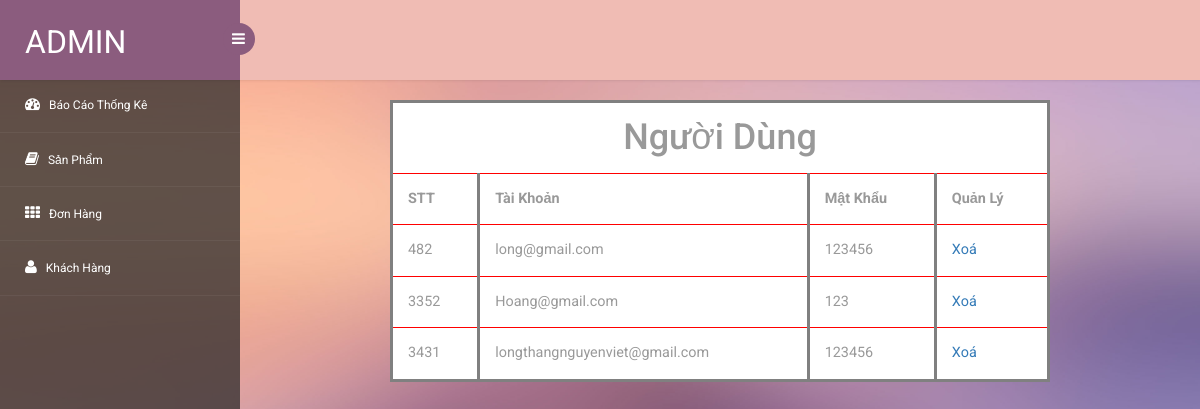
/admin/nguoidung/index.php, run on the app's committed database.
### tables this page shows
CREATE TABLE `nguoidung` (
  `id` int NOT NULL,
  `taikhoan` varchar(500) NOT NULL,
  `matkhau` varchar(500) NOT NULL,
  `hoTen` varchar(500) NOT NULL
);

### admin/nguoidung/main.php (called while the page is built)
<?php
include("lietke.php");
?>

### admin/nguoidung/lietke.php (the view, shortened to what this page needs)
<?php
$sql_lietke = "SELECT * FROM nguoidung ORDER BY id ASC";
$row_liet_ke = mysqli_query($mysqli,$sql_lietke);
?>
<body>
<section id="main-content" >
	<section class="wrapper">
							<table class="table stats-table center" style="width:100%">
              <td colspan="6" class = "sp" ><h1 style="text-align: center; ">Người Dùng</h1></td>
<tr>
    <th>STT</th>
    <th>Tài Khoản</th>
    <th>Mật Khẩu</th>
    <th>Quản Lý</th>
  </tr>
  <?php
  while($rows = mysqli_fetch_array($row_liet_ke)){
  ?>
  <tr>
  <td><?php echo $rows['id'] ?></td>
    <td><?php echo $rows['taikhoan'] ?></td>
    <td><?php echo $rows['matkhau'] ?></td>
    <td><a href="xuly.php?id=<?php echo $rows['id'] ?>&query=xoa" onclick="return confirm('Bạn có chắc chắn muốn xoá không?')">Xoá</a></td>
    <?php
    }?>
  </tr>
</table>

### admin/css/style.css (style rules this page uses)
h4, h5, h6, h1, h2, h3 { margin: 0; }
html, body { font-family: 'Roboto', sans-serif; font-size: 100%; overflow-x: hidden; background: url(../images/bg.jpg) no-repeat 0px 0px; background-size:cover; }
body a { transition: 0.5s all ease; -webkit-transition: 0.5s all ease; -moz-transition: 0.5s all ease; -o-transition: 0.5s all ease; -ms-transition: 0.5s all ease; text-decoration:none; }
h1,h2,h3,h4,h5,h6 { margin:0; }
#main-content { margin-left:240px; -webkit-transition:all .3s ease-in-out; -moz-transition:all .3s ease-in-out; -o-transition:all .3s ease-in-out; transition:all .3s ease-in-out; }
.wrapper { display:inline-block; margin-top:80px; padding:15px; width:100%; }
.table>tbody>tr>td, .table>tbody>tr>th, .table>tfoot>tr>td, .table>tfoot>tr>th, .table>thead>tr>td, .table>thead>tr>th { border-bottom: 1px solid red ! important; }
.table.stats-table { margin-bottom: 0; }
.stats-table td { font-size: 0.9em; color: #555; padding: 11px !important; }
.table > thead > tr > th, .table > tbody > tr > th, .table > tfoot > tr > th, .table > thead > tr > td, .table > tbody > tr > td, .table > tfoot > tr > td { border-top: none !important; }
.table td, .table>tbody>tr>td, .table>tbody>tr>th, .table>tfoot>tr>td, .table>tfoot>tr>th, .table>thead>tr>td, .table>thead>tr>th { padding: 15px!important; }
.table > thead > tr > th, .table > tbody > tr > th, .table > tfoot > tr > th, .table > thead > tr > td, .table > tbody > tr > td, .table > tfoot > tr > td { font-size: 0.9em; color: #999; border-top: none !important; }

### admin/nguoidung/lietke.php (style rules this page uses)
table, th, td { border:3px solid gray; background-color: white; }
.center { position: relative; left: -120px; top: -90px; }

### data on the page
nguoidung: id "482", taikhoan "long@gmail.com", matkhau "123456"
nguoidung: id "3352", taikhoan "Hoang@gmail.com", matkhau "123"
nguoidung: id "3431", taikhoan "longthangnguyenviet@gmail.com", matkhau "123456"
